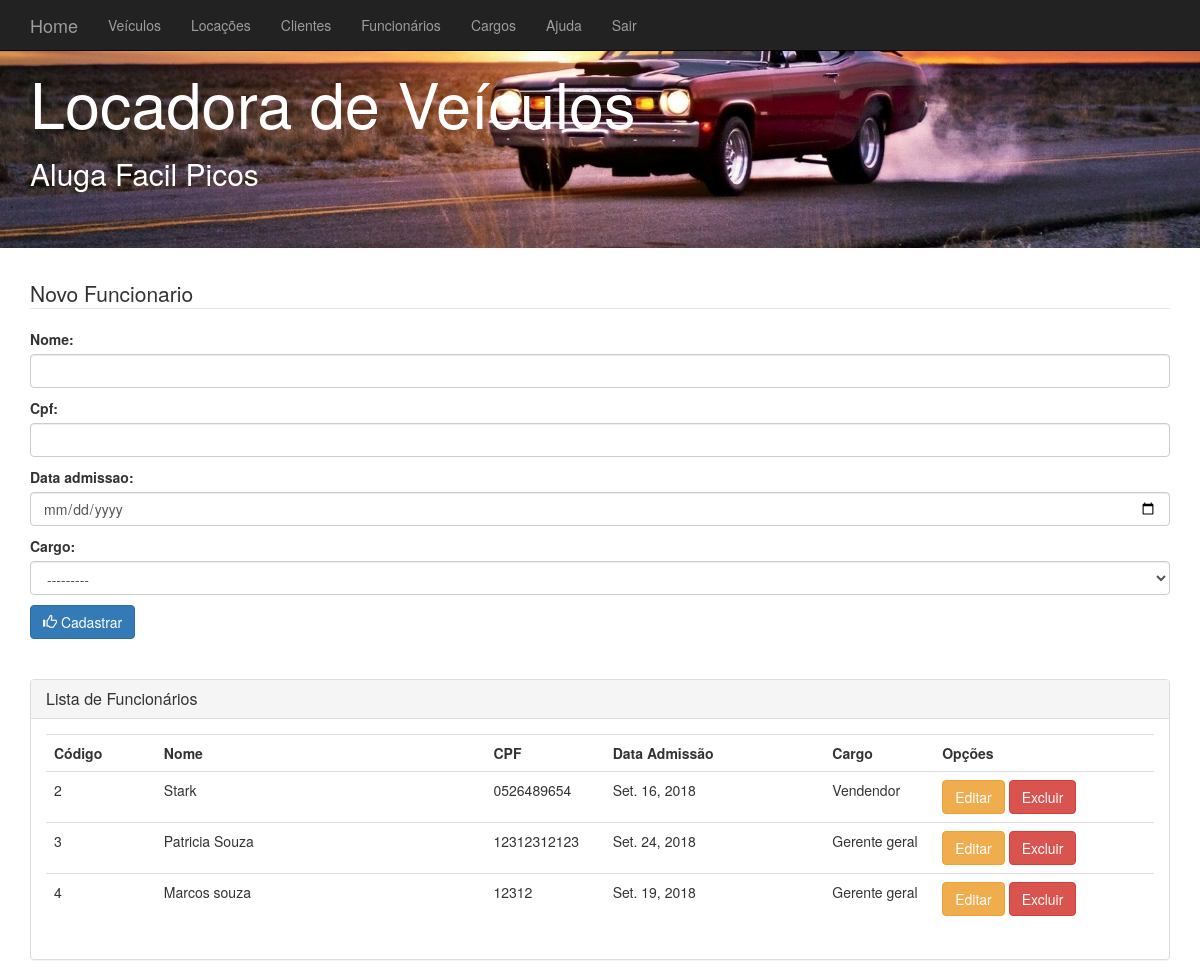
The app's page /funcionarios/ with its own data.
### core/models.py (models this page shows, shortened)
class Cargo(models.Model):
    nome = models.CharField(max_length=200)
    descricao = models.CharField(max_length=200)
    salario = models.DecimalField(max_digits=7, decimal_places=2)
    def __str__(self):
        return self.nome

class Funcionario(models.Model):
    nome = models.CharField(max_length=200)
    cpf = models.CharField(max_length=15)
    data_admissao = models.DateField()
    cargo = models.ForeignKey(Cargo, on_delete=models.CASCADE)

### core/views.py (the view)
# urls.py: path('funcionarios/', funcionarios, name='url_funcionario'),
def funcionarios(request):
    data = {}
    data['funcionarios'] = Funcionario.objects.all()  # Carregando clientes do banco
    if request.method == 'POST':
        form = FuncionarioForm(request.POST)
        if form.is_valid():
            form.save()  # Salva
            return redirect('url_funcionario')
        data['form'] = form
    else:
        data['form'] = FuncionarioForm()
    return render(request, 'core/funcionarios.html', data)

### core/forms.py (shortened to what this page needs)
class FuncionarioForm(forms.ModelForm):
    nome = forms.CharField(widget=forms.TextInput(attrs={'class': 'form-control'}))
    cpf = forms.CharField(widget=forms.TextInput(attrs={'class': 'form-control'}))
    data_admissao = forms.DateField(widget=forms.DateTimeInput(attrs={'type':'date','class': 'form-control'}))
    cargo = forms.ModelChoiceField(queryset=Cargo.objects.all(),widget=forms.Select(attrs={'class': 'form-control'}))
    class Meta:
        model = Funcionario
        fields = ('nome','cpf','data_admissao','cargo')

### core/templates/core/funcionarios.html (shortened to what this page needs)
{% extends "core/base.html" %}
{% load static %}
{% block content %}
<div class="container">
	<form action="" method="post">
		<fieldset>
	  		<legend>Novo Funcionario</legend>
			{{ form.as_p }}
	  		<button type="submit" class="btn btn-primary">
	  				<span class="glyphicon glyphicon-thumbs-up"></span>
	  				Cadastrar
			</button>
		</fieldset>
	</form>
</div>
<div class="container">
 	<br /> <br />
</div>
<div class="container">
  <div class="panel panel-default">
  		<div class="panel-heading">
    		<h2 class="panel-title">Lista de Funcionários</h2>
 	 	</div>
		<div class="panel-body">
  			<table class="table table-hover">
  				<tr>
  						<th>Código</th>
  						<th>Nome</th>
  						<th>CPF</th>
  						<th>Data Admissão</th>
  						<th>Cargo</th>
  						<th>Opções</th>
  				</tr>
				{% for funcionario in funcionarios %}
  				<tr>
    					<td class="col-md-1">{{ funcionario.id }}</td>
    					<td class="col-md-3">{{ funcionario.nome }}</td>
    					<td class="col-md-1">{{ funcionario.cpf}}</td>
    					<td class="col-md-2">{{ funcionario.data_admissao }}</td>
    					<td class="col-md-1">{{ funcionario.cargo }}</td>
    					<td class="col-md-2">
							<a class="btn btn-warning" href="{% url 'url_atualizafuncionario' funcionario.id%}" role="button">Editar</a>
    						<a class="btn btn-danger" href="{% url 'url_removerfuncionario' funcionario.id%}" role="button">Excluir</a>
    					</td>
    			</tr>
				{% endfor %}
    			</table>
 		</div>
	</div>
</div>
{% endblock %}

### core/templates/core/base.html (shortened to what this page needs)
<!DOCTYPE html>
{% load static %}
<html lang="pt-br">
  <head>
    <link rel="stylesheet" href="{% static 'css/bootstrap.css' %}" >
  </head>
  <body>
 	<nav class="navbar navbar-fixed-top navbar-inverse">
      <div class="container">
        <div class="navbar-header">
          	<a class="navbar-brand" href="{% url 'url_index' %}">Home</a>
        </div>
        <div id="navbar" class="navbar-collapse collapse" aria-expanded="false" style="height: 1px;">
          <ul class="nav navbar-nav">
            <li><a href="{% url 'url_veiculo' %}">Veículos</a></li>
        	  <li><a href="{% url 'url_locacao' %}">Locações</a></li>
            <li><a href="{% url 'url_cliente' %}">Clientes</a></li>
            <li><a href="{% url 'url_funcionario' %}">Funcionários</a></li>
            <li><a href="{% url 'url_cargo' %}">Cargos</a></li>
            <li><a href="{% url 'url_ajuda' %}">Ajuda</a></li>
            <li><a href="http://127.0.0.1:8000/accounts/log/">Sair</a></li>
          </ul>
        </div>
      </div>
    </nav>
<div class="jumbotron" style="background-image:url({% static 'images/img1.jpg' %}); color: #FFFFFF; background-size: 100% 100%;">
  	<div class="container">
		<h1>Locadora de Veículos</h1>
		<h2>Aluga Facil Picos</h2>
	</div>
</div>
    {% block content %}{% endblock %}
</body>
</html>

### records on screen
Funcionario: id "2", nome "Stark", cpf "0526489654", data_admissao "Set. 16, 2018", cargo "Vendendor"
Funcionario: id "3", nome "Patricia Souza", cpf "12312312123", data_admissao "Set. 24, 2018", cargo "Gerente geral"
Funcionario: id "4", nome "Marcos souza", cpf "12312", data_admissao "Set. 19, 2018", cargo "Gerente geral"
